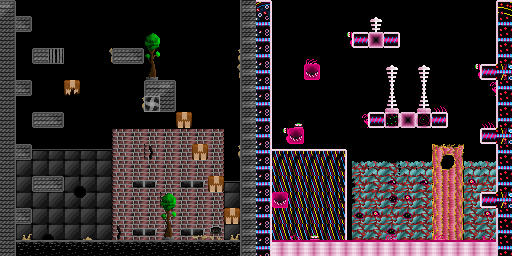

Below is a game level as drawn by its tile map, then a one-line description and the .tmx file that defines it, in full:
An orthogonal 32x16 tile map with 16x16 px tiles, 3 tile layers (Background, Main, Foreground).

<map version="1.4" tiledversion="1.4.3" orientation="orthogonal" renderorder="right-down" width="32" height="16" tilewidth="16" tileheight="16" infinite="0" nextlayerid="5" nextobjectid="1">
 <editorsettings>
  <export target="dist/assets/tilemaps/testing_level_2.json" format="json" />
 </editorsettings>
 <tileset firstgid="1" source="Twin-Tilemap.tsx" />
 <layer id="2" name="Background" width="32" height="16">
  <properties>
   <property name="Collidable" type="bool" value="false" />
   <property name="Depth" type="int" value="0" />
  </properties>
  <data encoding="csv">
0,0,0,0,0,0,0,0,0,0,0,0,0,0,0,0,0,0,0,0,0,0,0,0,0,0,0,0,0,0,0,0,
0,0,0,0,0,0,0,0,0,0,0,0,0,0,0,0,0,0,0,0,0,0,0,73,0,0,0,0,0,0,0,0,
0,0,0,0,0,0,0,0,0,65,0,0,0,0,0,0,0,0,0,0,0,0,0,0,0,0,0,0,0,0,0,0,
0,0,0,0,0,0,0,0,0,81,0,0,0,0,0,0,0,0,0,0,0,0,0,0,0,0,0,0,0,0,0,0,
0,0,0,0,0,0,0,0,0,97,0,0,0,0,0,0,0,0,0,0,0,0,0,0,73,0,73,0,0,0,0,0,
0,0,0,0,0,0,0,0,0,0,0,0,0,0,0,0,0,0,0,0,0,0,0,0,89,0,89,0,0,0,0,0,
0,0,0,0,0,0,0,0,0,0,0,0,0,0,0,0,0,0,0,0,0,0,0,0,105,0,105,0,0,0,0,0,
0,0,0,0,0,0,0,0,0,0,0,0,0,0,0,0,0,0,0,0,0,0,0,0,0,0,0,0,0,0,0,0,
0,0,0,0,0,0,0,6,7,7,7,7,7,8,0,0,0,0,0,0,0,0,0,0,0,0,0,0,0,0,0,0,
0,68,68,68,68,68,68,22,23,38,23,23,23,24,0,0,0,76,76,76,76,77,0,0,0,0,0,78,79,0,0,0,
0,84,84,84,84,84,84,22,23,23,23,23,23,24,0,0,0,92,92,92,92,93,15,14,16,14,14,94,95,14,14,0,
0,84,84,84,70,71,84,22,39,40,23,39,40,24,68,0,0,92,92,92,92,93,30,62,63,31,63,126,127,64,31,0,
0,84,84,84,86,87,84,22,23,23,38,23,23,24,84,0,0,92,92,92,92,93,30,31,48,64,62,126,127,31,0,0,
0,84,84,84,84,84,84,22,23,23,23,23,23,24,84,0,0,92,92,92,92,93,47,64,31,47,62,126,127,62,64,0,
0,84,70,71,84,84,84,38,39,40,23,39,40,55,84,0,0,92,92,92,92,93,62,62,47,62,62,126,127,62,62,0,
0,0,0,0,0,0,0,0,0,0,0,0,0,0,0,0,0,0,0,0,0,0,0,0,0,0,0,0,0,0,0,0
</data>
 </layer>
 <layer id="1" name="Main" width="32" height="16">
  <properties>
   <property name="Collidable" type="bool" value="true" />
   <property name="Depth" type="int" value="1" />
  </properties>
  <data encoding="csv">
5,0,0,0,0,0,0,0,0,0,0,0,0,0,0,19,13,0,0,0,0,0,0,0,0,0,0,0,0,0,0,11,
21,53,0,0,0,0,0,0,0,0,0,0,0,0,0,19,29,0,0,0,0,0,0,0,0,0,0,0,0,0,0,27,
21,0,0,0,0,0,0,0,0,0,0,0,0,0,0,19,29,0,0,0,0,0,59,10,61,0,0,0,0,0,0,27,
21,0,51,17,0,0,0,51,53,0,0,0,0,0,0,19,29,0,0,0,0,0,0,0,0,0,0,0,0,0,0,27,
21,0,0,0,0,0,0,0,0,0,0,0,0,0,0,19,29,0,0,41,0,0,0,0,0,0,0,0,0,0,59,28,
21,53,0,0,34,0,0,0,0,3,5,0,0,0,0,19,29,0,0,0,0,0,0,0,0,0,0,0,0,0,0,27,
21,0,0,0,0,0,0,0,0,18,37,0,0,0,0,19,29,0,0,0,0,0,0,0,0,0,0,0,0,0,0,27,
21,0,51,53,0,0,0,0,0,0,0,33,0,0,0,19,29,0,0,0,0,0,0,59,25,10,26,61,0,0,0,27,
21,0,0,0,0,0,0,0,0,0,0,0,0,0,0,19,29,0,41,0,0,0,0,0,0,0,0,0,0,0,59,28,
21,53,0,0,0,0,0,0,0,0,0,0,33,0,0,19,29,0,0,0,0,0,0,0,0,0,0,0,0,0,0,27,
21,0,0,0,0,0,0,0,0,0,0,0,0,0,0,19,29,0,0,0,0,0,0,0,0,0,0,0,0,0,0,27,
21,0,51,53,0,0,0,0,0,0,0,0,0,33,0,19,29,0,0,0,0,0,0,0,0,0,0,0,0,0,0,27,
21,0,0,0,0,0,0,0,0,0,0,0,0,0,0,19,29,41,0,0,0,0,0,0,0,0,0,0,0,0,59,28,
21,53,0,0,0,0,0,0,0,0,0,0,0,0,33,19,29,0,0,0,0,0,0,0,0,0,0,0,0,0,0,27,
21,0,0,0,0,0,0,0,0,0,0,0,0,0,0,19,29,0,0,0,0,0,0,0,0,0,0,0,0,0,0,27,
21,1,1,1,1,1,1,1,1,1,1,1,1,1,1,19,29,9,9,9,9,9,9,9,9,9,9,9,9,9,9,27
</data>
 </layer>
 <objectgroup id="4" name="Coins" />
 <layer id="3" name="Foreground" width="32" height="16">
  <properties>
   <property name="Collidable" type="bool" value="false" />
   <property name="depth" type="int" value="2" />
  </properties>
  <data encoding="csv">
0,0,0,0,0,0,0,0,0,0,0,0,0,0,0,0,0,0,0,0,0,0,0,0,0,0,0,0,0,0,0,0,
0,0,0,0,0,0,0,0,0,0,0,0,0,0,0,0,0,0,0,0,0,0,0,0,0,0,0,0,0,0,0,0,
0,0,0,0,0,0,0,0,0,0,0,0,0,0,0,0,0,0,0,0,0,96,0,0,0,0,0,0,0,0,0,0,
0,0,0,0,0,0,88,0,0,0,0,0,0,0,72,0,0,0,0,121,0,0,0,0,0,0,0,0,0,0,0,0,
0,0,0,0,0,0,0,0,0,0,0,0,0,0,88,0,0,0,0,0,0,0,0,0,0,0,0,0,0,96,0,0,
0,0,0,0,0,0,0,0,0,0,0,0,0,0,0,0,0,0,0,0,0,0,0,0,0,0,0,0,0,0,80,0,
0,0,0,0,0,0,0,0,72,0,0,0,0,0,0,0,0,0,0,0,0,0,0,0,0,0,0,122,0,0,0,0,
0,0,0,0,0,0,0,0,0,0,0,0,0,0,0,0,0,0,123,0,0,0,80,0,0,0,0,0,0,0,122,0,
0,0,0,0,0,0,0,0,0,0,0,0,0,0,0,0,0,96,0,0,0,0,0,0,0,0,0,0,0,0,0,0,
0,0,0,0,0,0,0,0,0,0,0,0,0,0,72,0,0,0,0,0,0,0,0,0,0,0,0,0,0,0,0,0,
0,0,0,0,0,0,0,0,0,0,0,0,0,0,0,0,0,0,0,0,0,0,0,0,0,0,0,0,0,0,0,0,
0,0,0,0,0,0,0,0,0,0,0,0,0,0,0,0,0,0,0,0,0,0,0,0,0,0,0,0,0,0,0,0,
0,0,0,0,0,0,0,0,0,0,65,0,0,0,0,0,0,0,0,0,0,0,0,0,0,0,0,0,0,0,0,0,
0,0,0,0,0,0,0,0,0,0,81,0,0,0,0,0,0,0,0,0,0,0,0,0,0,0,0,0,0,0,0,0,
0,115,0,0,0,113,0,0,0,0,97,0,116,117,115,0,0,0,125,123,0,0,0,0,121,0,0,121,0,0,125,0,
0,0,0,0,0,0,0,0,0,0,0,0,0,0,0,0,0,0,0,0,0,0,0,0,0,0,0,0,0,0,0,0
</data>
 </layer>
</map>